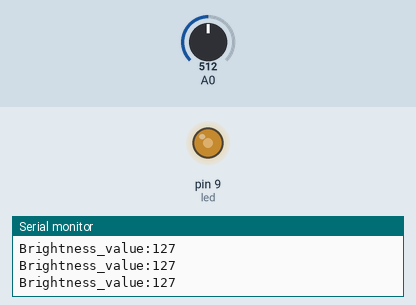
Recording of a sketch running on a simulated Arduino Uno, built with avr-gcc and run on an emulated ATmega328P. Shown: output pins drawn as LEDs (lit = HIGH), the last lines printed to the serial monitor. The test bench sets the inputs (shaded band); at power-on: A0 = 512.

Above: at 1.2 s.
1.3 s: A0 set to 716
At 2.5 s:
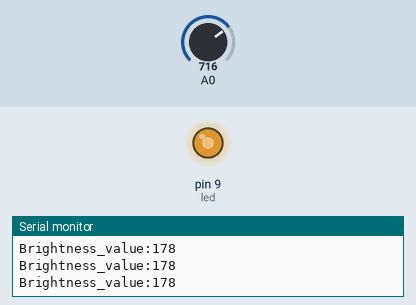
2.8 s: A0 set to 900
At 4.0 s:
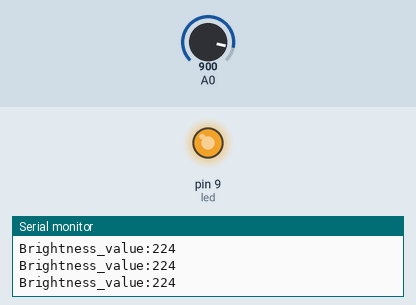
4.3 s: A0 set to 122
At 5.5 s:
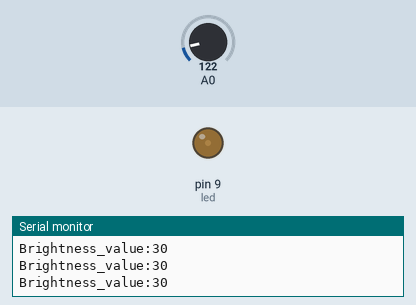
5.8 s: A0 set to 0
At 6.9 s:
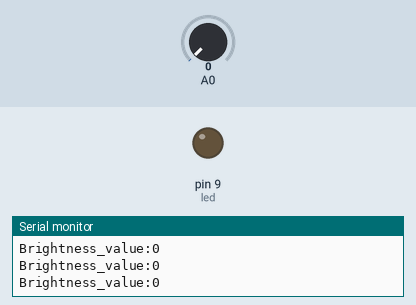
7.3 s: A0 set to 511
At 8.3 s:
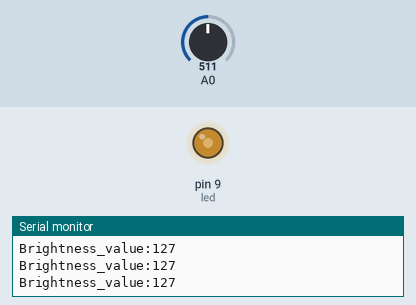
Timing chart, 0 to 9.8 s (numbered marks = the images above; inputs shaded):
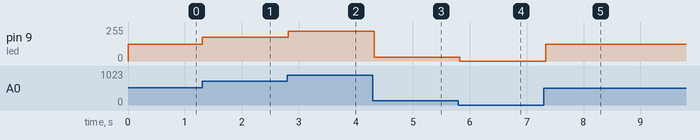

The sketch:

fade_led.ino
```cpp
#include "src/mapper/mapper.h"

Map *brighness_mapper;
const int led = 9;
void setup()
{
  // initialize serial communication at 9600 bits per second:
  Serial.begin(9600);
  brighness_mapper = new Map(0,1024, 0, 255);
  pinMode(led, OUTPUT);
}

// the loop routine runs over and over again forever:
void loop()
{

  // read the input on analog pin 0:
  int sensor_value = analogRead(A0);
  // convert into the led scale
  int brightness = (int) brighness_mapper->map_value((float)sensor_value);
  analogWrite(led, brightness);
  // print out the value you read in voltages:
  Serial.print("Brightness_value:");
  Serial.println(brightness);
  delay(100); // delay in between reads for stability
}
```

mapper.cpp
```cpp
#include "mapper.h"
  Map::Map(int input_min_value, int input_max_value, int output_min_value, int output_max_value)
  {
    this->input_min_value = input_min_value;
    this->input_max_value = input_max_value;
    this->Output_min_value = output_min_value;
    this->output_max_value = output_max_value;
    this->input_scale_size = input_max_value - input_min_value;
    this->output_scale_size = output_max_value - Output_min_value;
  }
  int Map::map_value(int input_value)
  {
    return map(input_value, this->input_min_value, this->input_max_value, this->Output_min_value, this->output_max_value);
  }
```

mapper.h
```cpp
#ifndef MAPPER_H
#define MAPPER_H
#include <Arduino.h>
class Map
{
  // A class that linearly maps between input range of values to output range of values
public:
  int input_min_value;
  int input_max_value;
  int Output_min_value;
  int output_max_value;
  int input_scale_size;
  int output_scale_size;
  Map(int input_min_value, int input_max_value, int output_min_value, int output_max_value);
  int map_value(int input_value);
};
#endif
```

ledHandler.cpp
```cpp
#include "ledHandler.h"
#include "motor.h"


LedHandler::LedHandler(int forward_led, int backward_led, int stop_led)
{
    forward_led = forward_led;
    backward_led = backward_led;
    halt_led = stop_led;
    pinMode(forward_led, OUTPUT);
    pinMode(backward_led, OUTPUT);
    pinMode(halt_led, OUTPUT);
}

void LedHandler::update(int state)
{
    switch (state)
    {
    case State::forward:
        digitalWrite(forward_led, HIGH);
        digitalWrite(backward_led, LOW);
        digitalWrite(halt_led, LOW);
        break;
    case State::backward:
        digitalWrite(forward_led, LOW);
        digitalWrite(backward_led, HIGH);
        digitalWrite(halt_led, LOW);
        break;
    default:
        digitalWrite(forward_led, LOW);
        digitalWrite(backward_led, LOW);
        digitalWrite(halt_led, HIGH);
    }
}
```

ledHandler.h
```cpp
#ifndef LED_HANDLER_H
#define LED_HANDLER_H

class LedHandler
{
public:
  int forward_led, backward_led, halt_led;
  LedHandler(int forward_led, int backward_led, int stop_led);
  void update(int state);
};
#endif
```

motor.cpp
```cpp
#include "motor.h"

  int Motor::reverse_state(int state){
    if (state == State::forward)
      return State::backward;
    else if (state == State::backward)
      return State::forward;
    else if (state == State::halt)
      return State::coast;
    return State::halt;
  }

  Motor::Motor(int clockwise_pin, int counter_clockwise_pin)
  {
    this->clockwise_pin = clockwise_pin;
    this->counter_clockwise_pin = counter_clockwise_pin;
    pinMode(this->clockwise_pin, OUTPUT);
    pinMode(this->counter_clockwise_pin, OUTPUT);
  }

  void Motor::update(int state, int speed)
  {
    // if the speed is negative, reverse direction
    if (speed < 0){
      state = Motor::reverse_state(state);
      speed = -1*speed;
    }
    switch (state)
    {
    case State::forward:
      digitalWrite(this->counter_clockwise_pin, LOW);
      analogWrite(this->clockwise_pin, speed);
      break;
    case State::backward:

      digitalWrite(this->clockwise_pin, LOW);
      analogWrite(this->counter_clockwise_pin, speed);
      break;
    case State::halt:
digitalWrite(this->counter_clockwise_pin, HIGH);
digitalWrite(this->clockwise_pin, HIGH);
    break;
    default:
    // the default is coast
      digitalWrite(this->counter_clockwise_pin, LOW);
      digitalWrite(this->clockwise_pin, LOW);
    }
  }
```

motor.h
```cpp
#ifndef MOTOR_H
#define MOTOR_H
#include <Arduino.h>
using namespace std;
class Motor
{
    // Handle the motor speed and state
public:
  int clockwise_pin, counter_clockwise_pin;
  Motor(int clockwise_pin, int counter_clockwise_pin);
  static int reverse_state(int state);
  void update(int state, int speed);
};

enum State
{
  forward,
  backward,
  coast,
  halt
};

#endif
```

Measured:
- after the input at 1.3 s, pin 9 (led): 127/255 → 178/255 at once
- after the input at 2.8 s, pin 9 (led): 178/255 → 224/255 at once
- after the input at 4.3 s, pin 9 (led): 224/255 → 30/255 at once
- after the input at 5.8 s, pin 9 (led): 30/255 → 0/255 at once
- after the input at 7.3 s, pin 9 (led): 0/255 → 127/255 at once
